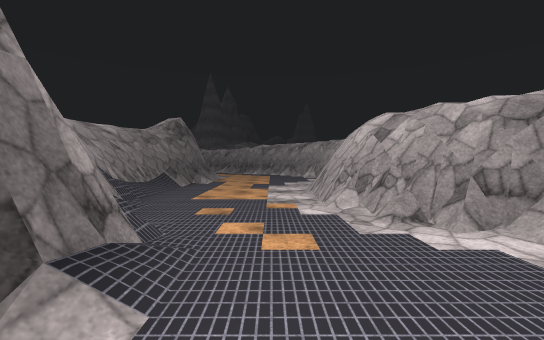
view 1 (above)

18 first-person views from a walk through a 3-D level made in the Unity game engine. The camera is 1.4 m above the floor, tilts 2° down and sees 90° across. The floor is counted in squares, 1.89 m on a side. Each view is taken from the middle of a square. On the plan, view 1 faces up. The plan holds only what a view shows up to about 10 squares ahead; the rest is blank. The place goes on beyond the plan. The player is left out. Surface patterns are stand-ins for the level's own textures.

view 2
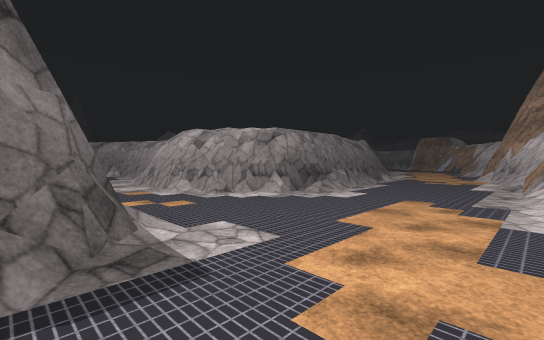

view 3
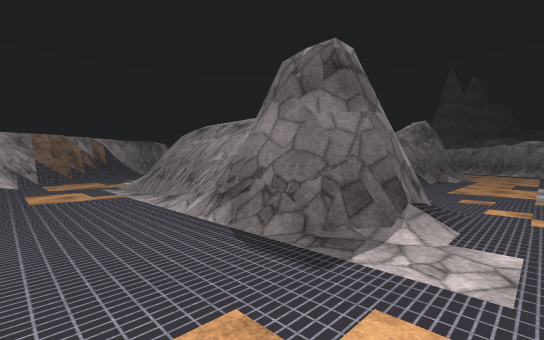

view 4
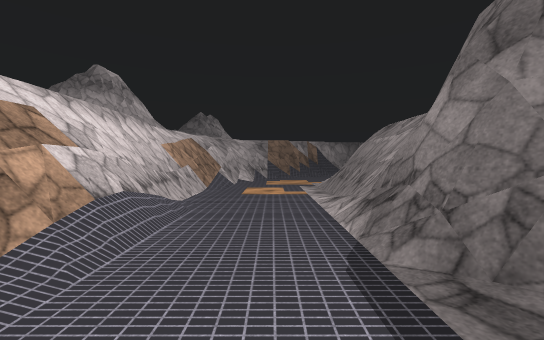

view 5
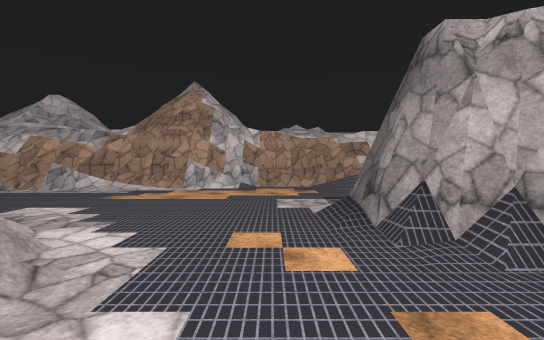

view 6
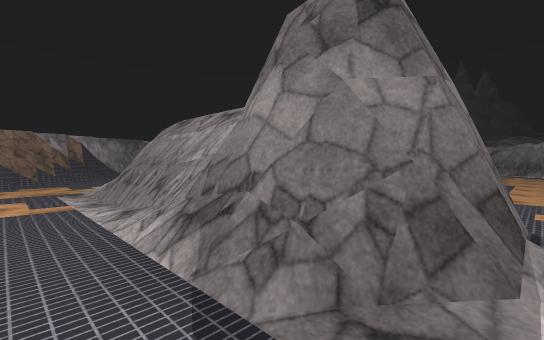

view 7
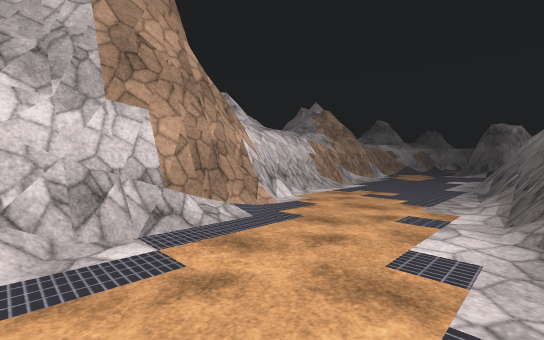

view 8
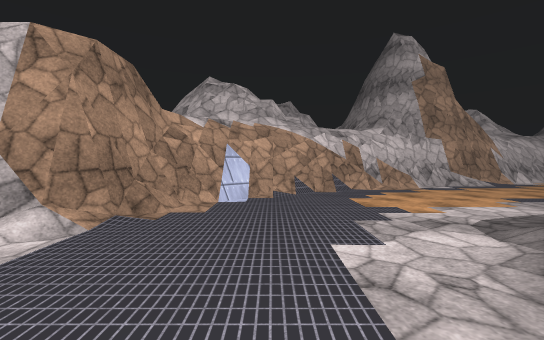

view 9
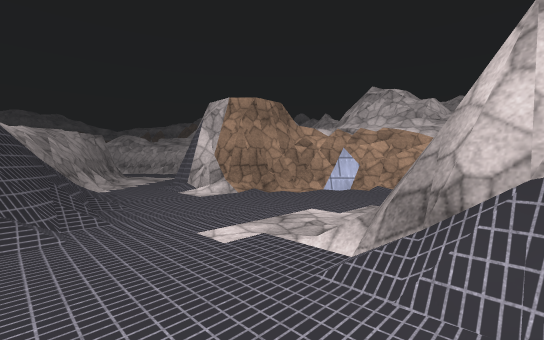

view 10
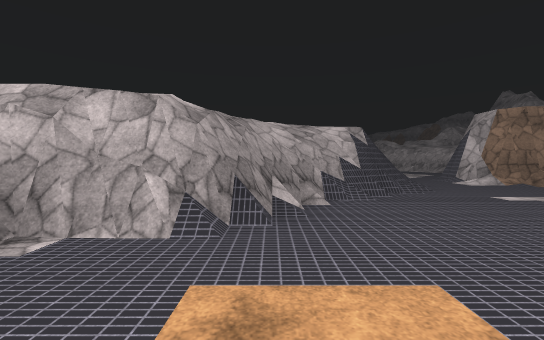

view 11
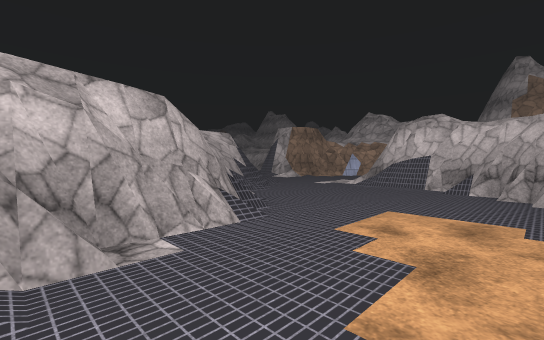

view 12
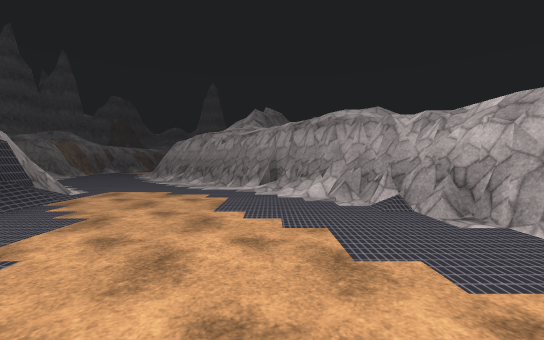

view 13
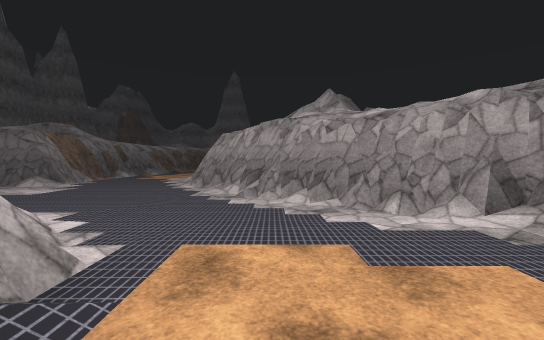

view 14
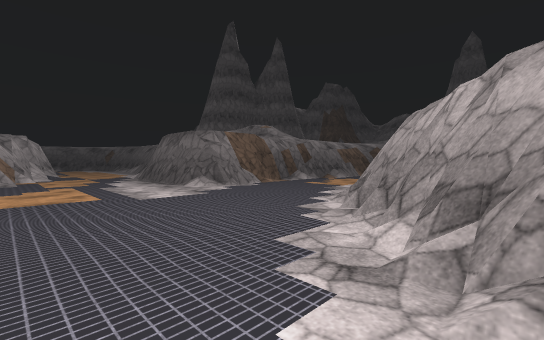

view 15
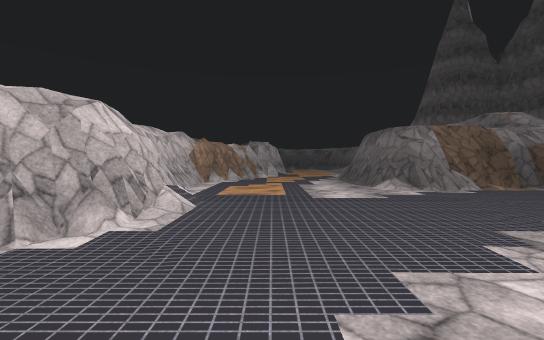

view 16
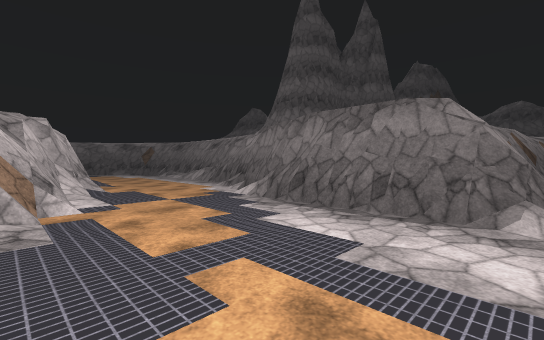

view 17
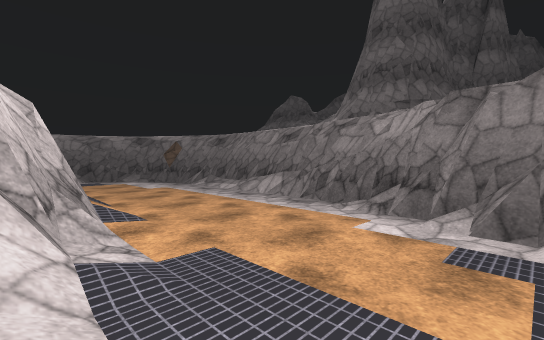

view 18
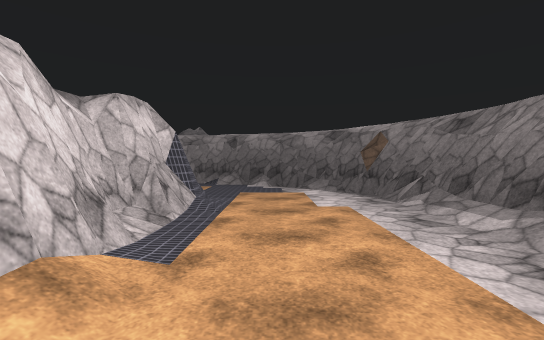

### Floor plan
Key: @ floor where view 1 was taken; # wall or solid block; . floor; / step, stairs or slope; = window, fence, low wall or low ledge; ^ raised ledge.
Columns run from 15 left of view 1 to 25 right of it. Each row starts with its distance up from view 1.
 26                  #...
 25    #########    ##...
 24  ###....../###  ##....#
 23  #...........####/....##
 22 ##.....................##
 21 #...//.//...............##
 20 #.. ######//.............###
 19 #        #####............###
 18              ###==####.....###
 17               ####  ###.....##
 16                       #/.....##
 15                        /.....##
 14                         ......##
 13                          .....##
 12              ..           ....=###
 11              ...           .....=#
 10             #=...          ......##
  9             #....          #.....=##  #
  8             #....          ##.....///=###
  7             #...##          ####....../=#
  6             #...##              ....//..=
  5             #...##             ..../## ..
  4             #....##          ......##
  3             ##...#########........##
  2              ##..../==...........##
  1  ##.../########.............../###
  0   #/......////.@.........../####
 -1   ##/....................####
 -2    ##==..........=########
 -3     ########^#######
 -4           #  ##

Where each view was taken, in squares from view 1:
view 1: 0 up, 0 right, facing up
view 2: 2 down, 2 left, facing up-right
view 3: 2 down, 0 right, facing up-left
view 4: 1 down, 0 right, facing left
view 5: 5 up, 0 right, facing down
view 6: 1 down, 1 left, facing up-left
view 7: 3 up, 14 right, facing down-left
view 8: 8 up, 18 right, facing down
view 9: 9 up, 15 right, facing down-right
view 10: 12 up, 12 right, facing right
view 11: 15 up, 12 right, facing down-right
view 12: 11 up, 12 right, facing up
view 13: 15 up, 9 right, facing up
view 14: 19 up, 9 right, facing up-left
view 15: 20 up, 9 right, facing left
view 16: 19 up, 2 right, facing up-left
view 17: 20 up, 3 left, facing up-left
view 18: 22 up, 6 left, facing left
